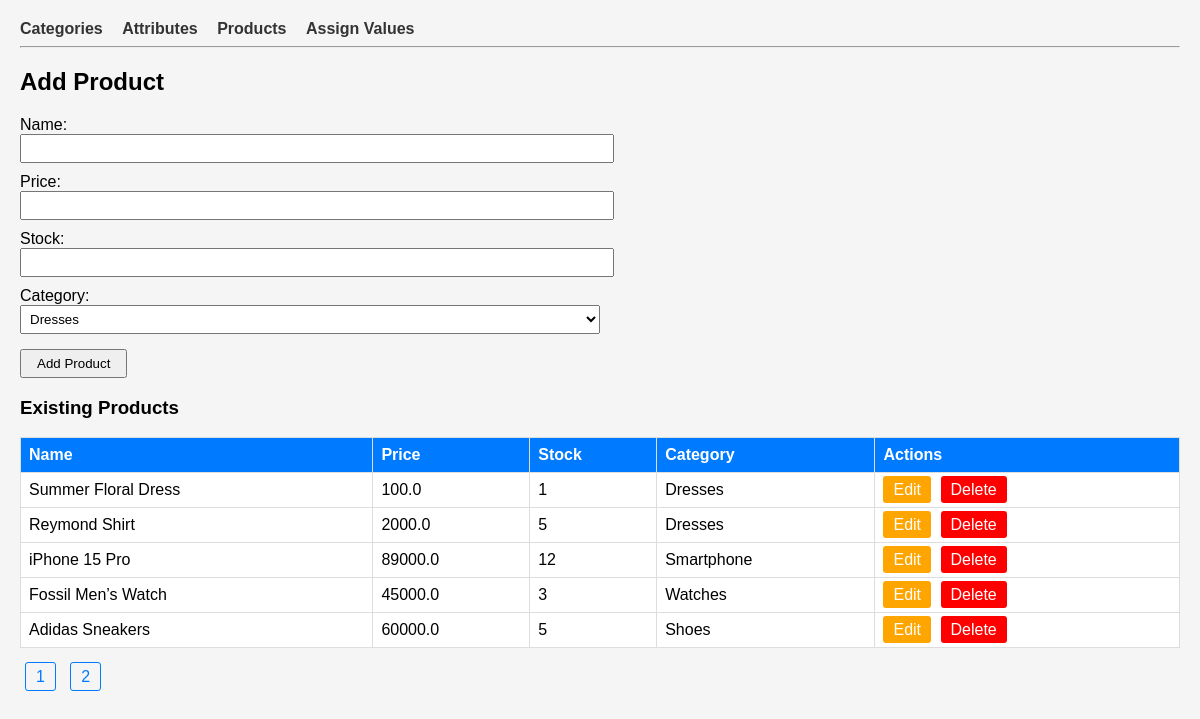
Page /products on the committed database.
### models.py (models this page shows)
class Product(db.Model):
    id = db.Column(db.Integer, primary_key=True)
    name = db.Column(db.String(50))
    price = db.Column(db.Float)
    stock = db.Column(db.Integer, default=0)
    category_id = db.Column(db.Integer, db.ForeignKey('category.id'))
    attribute_values = db.relationship('AttributeValue', backref='product', lazy=True)

class Category(db.Model):
    id = db.Column(db.Integer, primary_key=True)
    name = db.Column(db.String(50))
    description = db.Column(db.String(200))
    attributes = db.relationship('Attribute', backref='category', lazy=True)
    products = db.relationship('Product', backref='category', lazy=True)

### app.py (the view)
@app.route('/products')
def products():
    page = request.args.get('page', 1, type=int)
    products = Product.query.paginate(page=page, per_page=5)
    categories = Category.query.all()
    return render_template('add_product.html', products=products, categories=categories)

### templates/add_product.html
{% extends 'base.html' %}
{% block content %}
<h2>Add Product</h2>
<form method="POST" action="{{ url_for('add_product') }}">
    <label>Name:</label><br>
    <input type="text" name="name" required><br>
    <label>Price:</label><br>
    <input type="number" step="0.01" name="price" required><br>
    <label>Stock:</label><br>
    <input type="number" name="stock" required><br>
    <label>Category:</label><br>
    <select name="category" required>
        {% for cat in categories %}
        <option value="{{ cat.id }}">{{ cat.name }}</option>
        {% endfor %}
    </select><br>
    <button type="submit">Add Product</button>
</form>
<h3>Existing Products</h3>
<table>
<tr><th>Name</th><th>Price</th><th>Stock</th><th>Category</th><th>Actions</th></tr>
{% for prod in products.items %}
<tr>
<td>{{ prod.name }}</td>
<td>{{ prod.price }}</td>
<td>{{ prod.stock }}</td>
<td>{{ prod.category.name if prod.category else '' }}</td>
<td>
    <a class="btn btn-edit" href="{{ url_for('edit_product', id=prod.id) }}">Edit</a>
    <a class="btn btn-delete" href="{{ url_for('delete_product', id=prod.id) }}">Delete</a>
</td>
</tr>
{% else %}
<tr><td colspan="5">No products yet.</td></tr>
{% endfor %}
</table>
<div class="pagination">
{% for page_num in products.iter_pages() %}
    {% if page_num %}
        <a href="{{ url_for('products', page=page_num) }}">{{ page_num }}</a>
    {% else %}
        ...
    {% endif %}
{% endfor %}
</div>
{% endblock %}

### templates/base.html (style rules this page uses)
body { font-family: Arial, sans-serif; margin: 20px; background:#f5f5f5; }
table { border-collapse: collapse; width: 100%; background:#fff; margin-bottom: 20px; }
th, td { border: 1px solid #ddd; padding: 8px; text-align:left; }
th { background-color: #007bff; color: white; }
.btn { padding:5px 10px; text-decoration:none; border-radius:3px; margin-right:5px; }
.btn-edit { background:orange; color:white; }
.btn-delete { background:red; color:white; }
.pagination a { margin:0 5px; text-decoration:none; padding:5px 10px; border:1px solid #007bff; border-radius:3px; color:#007bff; }
input, select { padding:5px; margin-bottom:10px; width:50%; }
button { padding:5px 15px; margin-top:5px; }

### rows in the picture
Product: name "Summer Floral Dress", price "100.0", stock "1", category "Dresses"
Product: name "Reymond Shirt", price "2000.0", stock "5", category "Dresses"
Product: name "iPhone 15 Pro", price "89000.0", stock "12", category "Smartphone"
Product: name "Fossil Men’s Watch", price "45000.0", stock "3", category "Watches"
Product: name "Adidas Sneakers", price "60000.0", stock "5", category "Shoes"

### other values in the picture
{{ page_num }} "1" "2"
form field category "Dresses"
